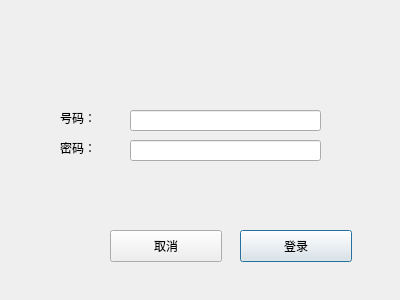
<?xml version="1.0" encoding="UTF-8"?>
<ui version="4.0">
 <class>Authenticate</class>
 <widget class="QDialog" name="Authenticate">
  <property name="geometry">
   <rect>
    <x>0</x>
    <y>0</y>
    <width>400</width>
    <height>300</height>
   </rect>
  </property>
  <property name="windowTitle">
   <string>Dialog</string>
  </property>
  <widget class="QLabel" name="label">
   <property name="geometry">
    <rect>
     <x>60</x>
     <y>110</y>
     <width>58</width>
     <height>16</height>
    </rect>
   </property>
   <property name="text">
    <string>号码：</string>
   </property>
  </widget>
  <widget class="QLabel" name="label_2">
   <property name="geometry">
    <rect>
     <x>60</x>
     <y>140</y>
     <width>58</width>
     <height>16</height>
    </rect>
   </property>
   <property name="text">
    <string>密码：</string>
   </property>
  </widget>
  <widget class="QLineEdit" name="leUserNumber">
   <property name="geometry">
    <rect>
     <x>130</x>
     <y>110</y>
     <width>191</width>
     <height>21</height>
    </rect>
   </property>
  </widget>
  <widget class="QLineEdit" name="lePasswd">
   <property name="geometry">
    <rect>
     <x>130</x>
     <y>140</y>
     <width>191</width>
     <height>21</height>
    </rect>
   </property>
  </widget>
  <widget class="QPushButton" name="btnOK">
   <property name="geometry">
    <rect>
     <x>240</x>
     <y>230</y>
     <width>112</width>
     <height>32</height>
    </rect>
   </property>
   <property name="text">
    <string>登录</string>
   </property>
  </widget>
  <widget class="QPushButton" name="btnClose">
   <property name="geometry">
    <rect>
     <x>110</x>
     <y>230</y>
     <width>112</width>
     <height>32</height>
    </rect>
   </property>
   <property name="text">
    <string>取消</string>
   </property>
  </widget>
 </widget>
 <resources/>
 <connections>
  <connection>
   <sender>btnClose</sender>
   <signal>clicked()</signal>
   <receiver>Authenticate</receiver>
   <slot>close()</slot>
   <hints>
    <hint type="sourcelabel">
     <x>165</x>
     <y>245</y>
    </hint>
    <hint type="destinationlabel">
     <x>199</x>
     <y>149</y>
    </hint>
   </hints>
  </connection>
 </connections>
</ui>
